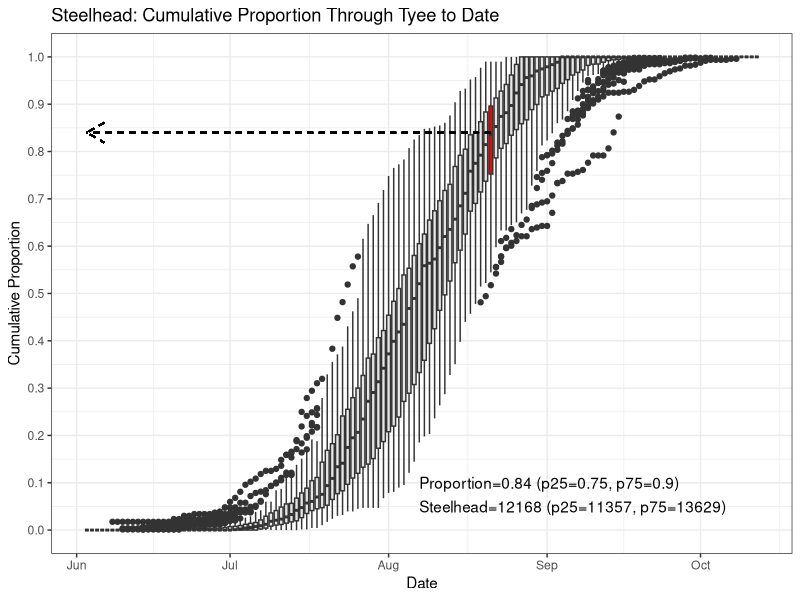
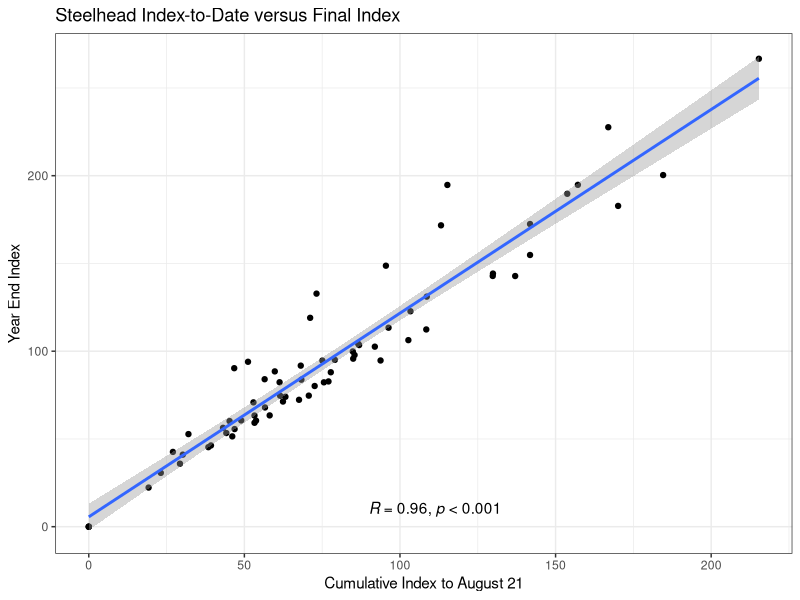
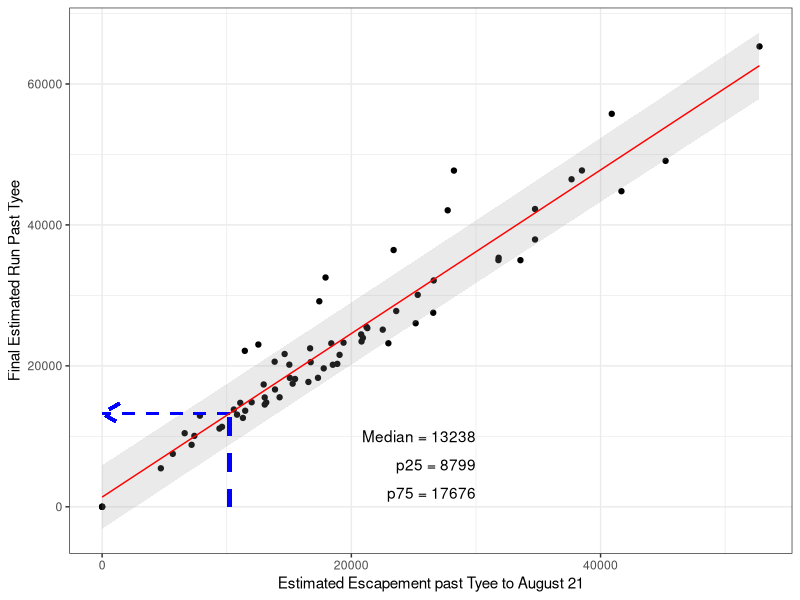

These charts were generated, in order, by the following R code:

library(data.table)
library(tidyverse)
library(ggpubr)

#daily parameters
current.index<-41.72
multiplier=245
todate<-as.Date("2025-08-21")
todate.label<-"August 21"

#load historical data
daily<-fread("data/common/tyee_daily_indices_steelhead_1956-2024.csv", header = T)

#add cumulative daily index and fish and move to long format
data<-daily%>%
  mutate_if(is.character, as.numeric) %>%
  pivot_longer(`1956`:`2024`,names_to="Year",values_to="Index") %>%
  mutate(Year=as.numeric(Year)) %>%
  group_by(Year)%>%
  mutate(Index=replace_na(Index,0),
         CumIndex=cumsum(Index),
         Fish=Index*multiplier,
         CumFish=CumIndex*multiplier,
         FinalIndex=sum(Index,na.rm=TRUE),
         FinalFish=sum(Fish,na.rm=TRUE),
         p=CumIndex/FinalIndex,
         isittoday=ifelse(Date==todate,"today","nottoday"))

#proportion to date for run-timing proportion figure
todays.data<-data%>%
  filter(Date==todate)
med.today<-round(median(todays.data$p,na.rm=TRUE),2)
p25<-round(quantile(todays.data$p,.25,na.rm=TRUE),2)
p75<-round(quantile(todays.data$p,.75,na.rm=TRUE),2)

#estimate number of fish at todates proportions
med.fish<-round(multiplier*current.index/med.today,0)
p25.fish<-round(multiplier*current.index/p25,0)
p75.fish<-round(multiplier*current.index/p75,0)

#plot run timing boxplot with proportions and final estimates
ggplot(data,aes(x=Date,y=p,group=Date,fill=isittoday))+
  geom_boxplot()+
  scale_fill_manual(values=c("grey90","red"))+
  guides(fill="none")+
  scale_y_continuous(breaks=seq(0,1,.1))+
  geom_segment(xend=min(data$Date),yend=med.today,x=todate,y=med.today,
               arrow = arrow(length = unit(0.2, "inches")),linetype="dashed")+
  annotate(geom="text",label=paste0("Proportion=",med.today," (p25=",p25,", p75=",p75,")"),
           x=as.Date("2025-08-07"),y=.1,hjust=0)+
  annotate(geom="text",label=paste0("Steelhead=",med.fish," (p25=",p75.fish,", p75=",p25.fish,")"),
           x=as.Date("2025-08-07"),y=.05,hjust=0)+
  #geom_vline(xintercept = todate,color="purple",linewidth=1.5,alpha=.5)+
  labs(y="Cumulative Proportion",title="Steelhead: Cumulative Proportion Through Tyee to Date")+
  theme_bw()

#ggsave(paste0("steelhead/steelhead run proportion plot ",todate.label,".png"))

#plot linear model todate
ggplot(todays.data,aes(x=CumIndex,y=FinalIndex))+
  geom_point()+
  geom_smooth(method=lm)+
  stat_cor(method = "pearson", label.x = 90, label.y = 10,
           p.accuracy = 0.001, r.accuracy = 0.01)+
  labs(x=paste0("Cumulative Index to ",todate.label),y="Year End Index",title="Steelhead Index-to-Date versus Final Index")+
  theme_bw()

#ggsave(paste0("steelhead/steelhead index lm to final ",todate.label,".png"))

#regression model
dat <- data.frame(count=todays.data$CumFish, final=todays.data$FinalFish)
m <- lm(final ~ count, data = dat) 
summary(m)

# Create prediction interval data frame with upper and lower lines corresponding to sequence covering minimum and maximum of x values in original dataset
newx <- seq(min(dat$count,na.rm=TRUE), max(dat$count,na.rm=TRUE), by=10)
pred_interval <- predict(m, newdata=data.frame(count=newx), interval="prediction",
                         level = 0.75)
#pred_interval <- predict(m, newdata=data.frame(count=newx), interval="confidence",
#                         level = 0.95)
pred_interval <- as.data.frame(pred_interval)
pred_interval$newx<-newx

current=current.index*multiplier
currentx <- current
pred_current <- predict(m, newdata=data.frame(count=currentx), interval="prediction",
                        level = 0.75)
#pred_current <- predict(m, newdata=data.frame(count=currentx), interval="confidence",
#                        level = 0.95)
pred_current <- as.data.frame(pred_current)

ggplot(data=dat, aes(x = count)) + 
  geom_point(aes(y=final))+
  geom_ribbon(data=pred_interval,aes(x=newx,ymin = lwr, ymax = upr),
              fill = "grey60", alpha = 0.2)+
  geom_segment(x=current,y=0,xend=current,yend=pred_current$fit[1],linetype="dashed",color="blue",linewidth=1.5)+
  geom_segment(x=current,y=pred_current$fit[1],xend=0,yend=pred_current$fit[1],
               arrow = arrow(length = unit(0.2, "inches")),
               linetype="dashed",color="blue",linewidth=1)+
  labs(y="Final Estimated Run Past Tyee",x=paste0("Estimated Escapement past Tyee to ",todate.label))+
  annotate(geom="text",label=paste0("Median = ",round(pred_current$fit,0)),x=30000,y=10000,hjust=1)+
  annotate(geom="text",label=paste0("p25 = ",round(pred_current$lwr,0)),x=30000,y=6000,hjust=1)+
  annotate(geom="text",label=paste0("p75 = ",round(pred_current$upr,0)),x=30000,y=2000,hjust=1)+
  geom_line(data=pred_interval,aes(x=newx,y=fit),color="red")+
  theme_bw()

#ggsave(paste0("steelhead/steelhead escapement lm ",todate.label,".png"))
